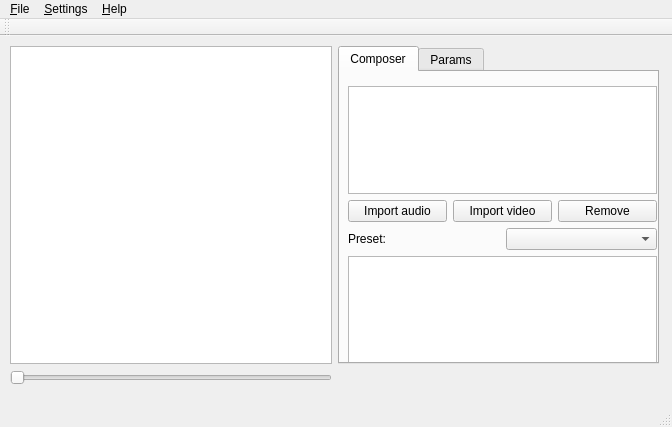
<?xml version="1.0" encoding="UTF-8"?>
<ui version="4.0">
 <class>MainWindow</class>
 <widget class="QMainWindow" name="MainWindow">
  <property name="geometry">
   <rect>
    <x>0</x>
    <y>0</y>
    <width>672</width>
    <height>427</height>
   </rect>
  </property>
  <property name="minimumSize">
   <size>
    <width>620</width>
    <height>400</height>
   </size>
  </property>
  <property name="windowTitle">
   <string>MainWindow</string>
  </property>
  <widget class="QWidget" name="centralWidget">
   <widget class="QWidget" name="gridLayoutWidget">
    <property name="geometry">
     <rect>
      <x>-1</x>
      <y>-1</y>
      <width>671</width>
      <height>361</height>
     </rect>
    </property>
    <layout class="QGridLayout" name="gridLayout">
     <item row="0" column="0">
      <widget class="QGraphicsView" name="graphicsView"/>
     </item>
     <item row="0" column="1">
      <widget class="QTabWidget" name="tabWidget">
       <property name="currentIndex">
        <number>0</number>
       </property>
       <widget class="QWidget" name="tabComposer">
        <attribute name="title">
         <string>Composer</string>
        </attribute>
        <widget class="QWidget" name="">
         <property name="geometry">
          <rect>
           <x>-3</x>
           <y>3</y>
           <width>331</width>
           <height>301</height>
          </rect>
         </property>
         <layout class="QVBoxLayout" name="verticalLayout">
          <item>
           <widget class="QTreeView" name="treeProjectFiles"/>
          </item>
          <item>
           <layout class="QHBoxLayout" name="horizontalLayout">
            <item>
             <widget class="QPushButton" name="btnImportAudio">
              <property name="text">
               <string>Import audio</string>
              </property>
             </widget>
            </item>
            <item>
             <widget class="QPushButton" name="btnImportVideo">
              <property name="text">
               <string>Import video</string>
              </property>
             </widget>
            </item>
            <item>
             <widget class="QPushButton" name="btnRemove">
              <property name="text">
               <string>Remove</string>
              </property>
             </widget>
            </item>
           </layout>
          </item>
          <item>
           <layout class="QHBoxLayout" name="horizontalLayout_2">
            <item>
             <widget class="QLabel" name="labelPreset">
              <property name="text">
               <string>Preset:</string>
              </property>
             </widget>
            </item>
            <item>
             <widget class="QComboBox" name="cboxPreset"/>
            </item>
           </layout>
          </item>
          <item>
           <widget class="QTreeView" name="treeChannelMapping"/>
          </item>
         </layout>
        </widget>
       </widget>
       <widget class="QWidget" name="tabTweaks">
        <attribute name="title">
         <string>Params</string>
        </attribute>
       </widget>
      </widget>
     </item>
     <item row="1" column="0">
      <widget class="QSlider" name="horizontalSlider">
       <property name="orientation">
        <enum>Qt::Horizontal</enum>
       </property>
      </widget>
     </item>
    </layout>
   </widget>
  </widget>
  <widget class="QMenuBar" name="menuBar">
   <property name="geometry">
    <rect>
     <x>0</x>
     <y>0</y>
     <width>672</width>
     <height>19</height>
    </rect>
   </property>
   <widget class="QMenu" name="mFile">
    <property name="title">
     <string>&amp;File</string>
    </property>
    <addaction name="mFileImportVideo"/>
    <addaction name="mFileImportAudio"/>
    <addaction name="action"/>
    <addaction name="mFileExport"/>
    <addaction name="separator"/>
    <addaction name="mFileQuit"/>
   </widget>
   <widget class="QMenu" name="mSettings">
    <property name="title">
     <string>&amp;Settings</string>
    </property>
    <addaction name="mSettingsEditPresets"/>
   </widget>
   <widget class="QMenu" name="mHelp">
    <property name="title">
     <string>&amp;Help</string>
    </property>
    <addaction name="separator"/>
    <addaction name="mHelpAbout"/>
   </widget>
   <addaction name="mFile"/>
   <addaction name="mSettings"/>
   <addaction name="mHelp"/>
  </widget>
  <widget class="QToolBar" name="mainToolBar">
   <attribute name="toolBarArea">
    <enum>TopToolBarArea</enum>
   </attribute>
   <attribute name="toolBarBreak">
    <bool>false</bool>
   </attribute>
  </widget>
  <widget class="QStatusBar" name="statusBar"/>
  <action name="mFileImportVideo">
   <property name="text">
    <string>Import &amp;video</string>
   </property>
  </action>
  <action name="mFileImportAudio">
   <property name="text">
    <string>Import &amp;audio track(s)</string>
   </property>
   <property name="toolTip">
    <string>Добавить аудиодорожку в проект</string>
   </property>
  </action>
  <action name="mFileExport">
   <property name="text">
    <string>&amp;Export...</string>
   </property>
   <property name="toolTip">
    <string>Сохранить видео и аудио в новый файл</string>
   </property>
   <property name="shortcut">
    <string>Ctrl+S</string>
   </property>
  </action>
  <action name="mFileQuit">
   <property name="text">
    <string>Quit</string>
   </property>
  </action>
  <action name="mSettingsEditPresets">
   <property name="text">
    <string>&amp;Configure presets...</string>
   </property>
  </action>
  <action name="mHelpAbout">
   <property name="text">
    <string>&amp;About</string>
   </property>
  </action>
  <action name="action">
   <property name="text">
    <string>Add &amp;subtitles</string>
   </property>
  </action>
 </widget>
 <layoutdefault spacing="6" margin="11"/>
 <tabstops>
  <tabstop>graphicsView</tabstop>
  <tabstop>horizontalSlider</tabstop>
  <tabstop>tabWidget</tabstop>
  <tabstop>treeProjectFiles</tabstop>
  <tabstop>btnImportAudio</tabstop>
  <tabstop>btnImportVideo</tabstop>
  <tabstop>btnRemove</tabstop>
  <tabstop>cboxPreset</tabstop>
  <tabstop>treeChannelMapping</tabstop>
 </tabstops>
 <resources/>
 <connections/>
</ui>
